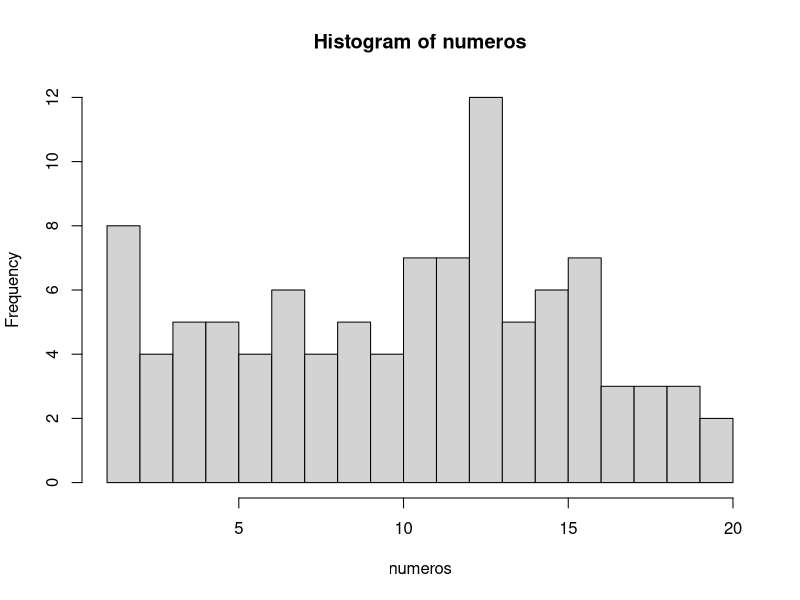
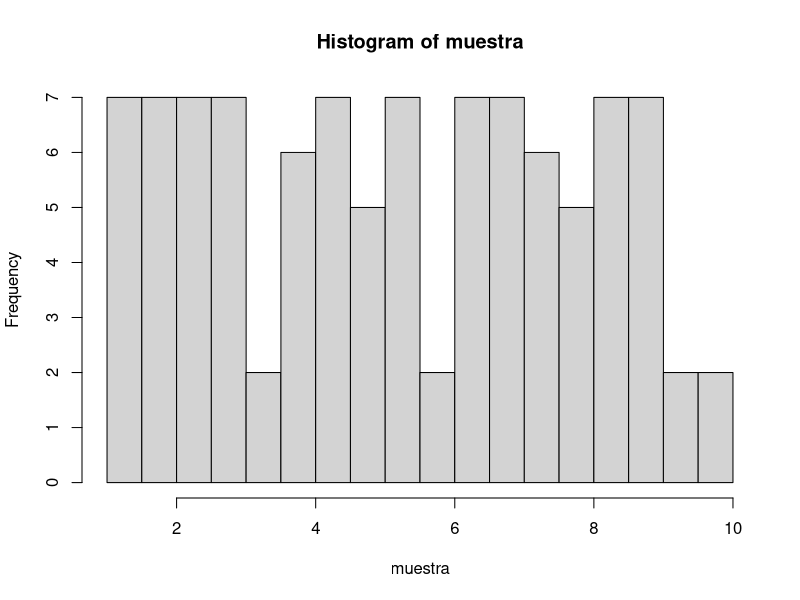

Reproduce these figures in R, in order.
## ---- chunk 1
numeros <- sample(1:20, 100, TRUE)
numeros
## ---- chunk 2
mediana <- median(numeros)
mediana
## ---- chunk 3
media <- mean(numeros)
media
## ---- chunk 4
# El argumento breaks nos permite dividir en histograma en las partes que queramos
hist(numeros, breaks = 20)
## ---- chunk 5
tabla.frecuencias <- data.frame(table(numeros))
tabla.frecuencias
## ---- chunk 6
# Con la función seq, creamos una secuencia de 1 a 10 en intervalos de 0.1 en 0.1
secuencia <- seq(1, 10, 0.1)
muestra <- sample(secuencia, 100, TRUE)
muestra
## ---- chunk 7
# Aquí el cálculo de la mediana 
mediana.muestra <- median(muestra)
mediana.muestra
## ---- chunk 8
# Aquí el cálculo de la media
media.muestra <- mean(muestra)
media.muestra
## ---- chunk 9
# Aquí el cálculo de la moda en histograma
hist(muestra, breaks=20)
## ---- chunk 10
#Aqui el calculo de la moda en tabla de frecuencia
tabla.muestra <- data.frame(table(muestra))
tabla.muestra
